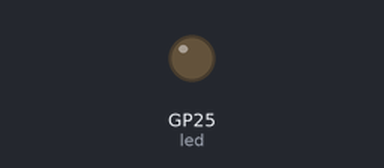
Simulated run of this program. Board: Raspberry Pi Pico running MicroPython. Shown: output pins drawn as LEDs (lit = HIGH). Dashed ring = blinking.

Above: at 1.0 s.
At 2.5 s:
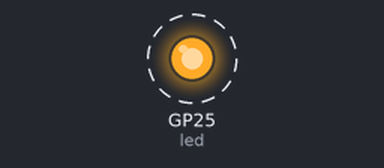
Timing chart, 0 to 4.6 s (numbered marks = the images above):
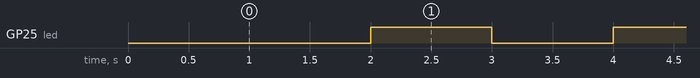

The program:

led_test.py
```python
from machine import Pin, Timer

led = machine.Pin("LED", machine.Pin.OUT)
LED_state = True
tim = Timer()

def tick(timer):
    global led, LED_state
    LED_state = not LED_state
    led.value(LED_state)

tim.init(freq=1, mode=Timer.PERIODIC, callback=tick)
```

Measured:
- by itself, GP25 (led): alternates HIGH for 1.0 s and LOW for 1.0 s
